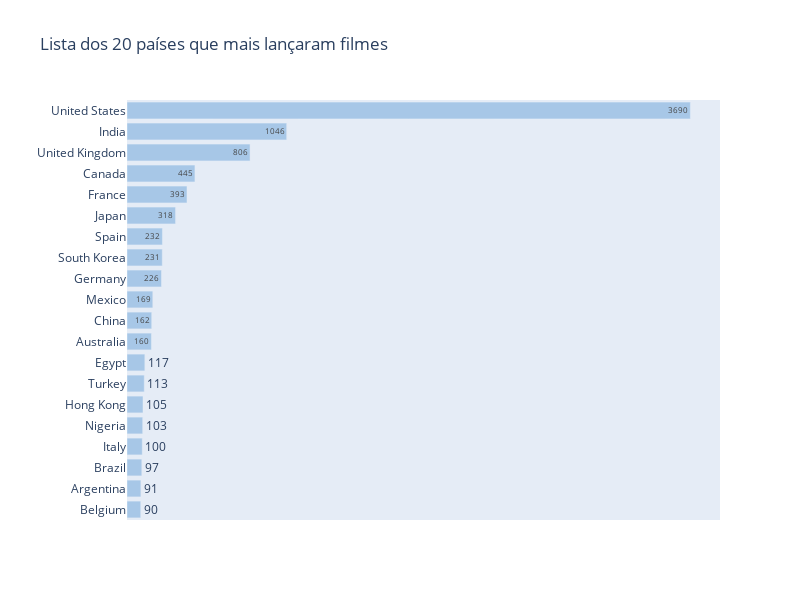

Notebook code for this chart:
### Markdown cell above
### Lista dos 20 Países com mais Lançamentos

Objetivos

- Mostrar a participação de cada país na indústria cinematográfica global

### Code cell
df_netflix_country = df_grouped.rename_axis('country').reset_index(name='count').head(20)

fig = px.bar(df_netflix_country, 
             x='count', 
             y='country', 
             title="Lista dos 20 países que mais lançaram filmes",
             labels={'country': '', 'count': ''},
             text_auto=True,
             height=600,
             width=800)
fig.update_layout(yaxis={'categoryorder':'total ascending'})
fig.update_xaxes(visible=False)
fig.update_traces(marker_color='#A7C7E7')
fig.show()

### Figure 1 — Plotly figure (JSON) as saved in the notebook; plotly's stock layout.template omitted (floating-point values rounded to 4 significant figures)
{"data": [{"alignmentgroup": "True", "hovertemplate": "=%{y}<extra></extra>", "legendgroup": "", "marker": {"color": "#A7C7E7", "pattern": {"shape": ""}}, "name": "", "offsetgroup": "", "orientation": "h", "showlegend": false, "textposition": "auto", "texttemplate": "%{x}", "type": "bar", "x": [3690, 1046, 806, 445, 393, 318, 232, 231, 226, 169, 162, 160, 117, 113, 105, 103, 100, 97, 91, 90], "xaxis": "x", "y": ["United States", "India", "United Kingdom", "Canada", "France", "Japan", "Spain", "South Korea", "Germany", "Mexico", "China", "Australia", "Egypt", "Turkey", "Hong Kong", "Nigeria", "Italy", "Brazil", "Argentina", "Belgium"], "yaxis": "y"}], "layout": {"barmode": "relative", "height": 600, "legend": {"tracegroupgap": 0}, "title": {"text": "Lista dos 20 países que mais lançaram filmes"}, "width": 800, "xaxis": {"anchor": "y", "domain": [0, 1], "title": {"text": ""}, "visible": false}, "yaxis": {"anchor": "x", "categoryorder": "total ascending", "domain": [0, 1], "title": {"text": ""}}}}
